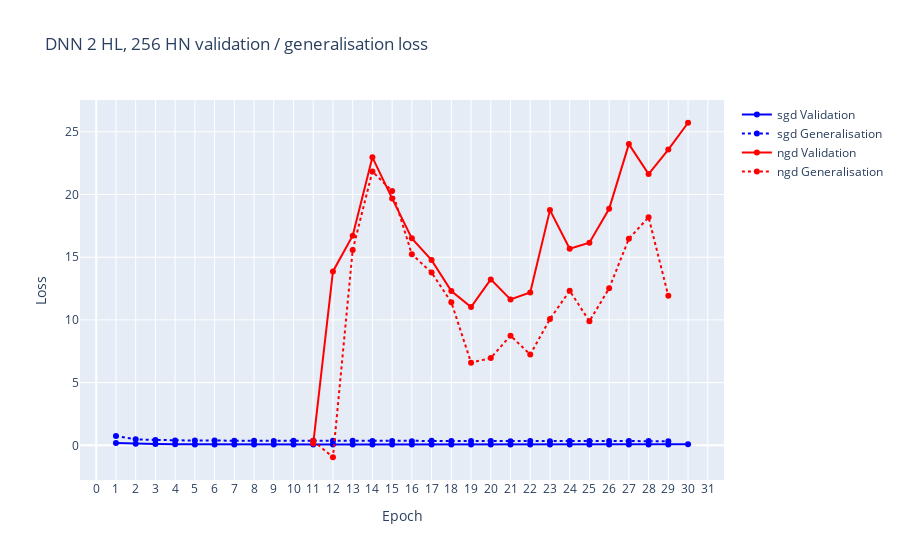

The cell this chart's notebook holds for it:
### Code cell
# Visualise generalisation loss vs. testing loss for each model

train_gen_figs = {}
for title in models.keys():
    train_gen_fig = go.Figure()
    color_index = 0
    for optim in optimizers:
        color = color_cycle[color_index % len(color_cycle)]
        color_index += 1
        train_gen_fig.add_trace(go.Scatter(
            x=epochs,
            y=val_losses[title][optim][1:],
            mode="lines+markers",
            name=f"{optim} Validation",
            line=dict(color=color),
        ))
        train_gen_fig.add_trace(go.Scatter(
            x=epochs,
            y=gen_losses[title][optim][1:],
            mode="lines+markers",
            name=f"{optim} Generalisation",
            line=dict(color=color, dash="dot"),
        ))
    train_gen_fig.update_layout(
        title=f"{title} validation / generalisation loss",
        xaxis_title="Epoch",
        yaxis_title="Loss",
        xaxis=dict(
            tickmode='linear',
            tick0=0,
            dtick=1,
        ),
        yaxis_type="linear",
    )
    train_gen_figs[title] = train_gen_fig
    train_gen_fig.show()

### Figure 1 — Plotly figure (JSON) as saved in the notebook; plotly's stock layout.template omitted (floating-point values rounded to 4 significant figures)
{"data": [{"line": {"color": "rgb(0, 0, 255)"}, "mode": "lines+markers", "name": "sgd Validation", "type": "scatter", "x": [1, 2, 3, 4, 5, 6, 7, 8, 9, 10, 11, 12, 13, 14, 15, 16, 17, 18, 19, 20, 21, 22, 23, 24, 25, 26, 27, 28, 29, 30], "y": [0.1815, 0.118, 0.09502, 0.08326, 0.07446, 0.06893, 0.06979, 0.06911, 0.06515, 0.07272, 0.06456, 0.06216, 0.06572, 0.06748, 0.06476, 0.06791, 0.06695, 0.06681, 0.06874, 0.06961, 0.06951, 0.07097, 0.07038, 0.07167, 0.07215, 0.07234, 0.07283, 0.07404, 0.07364, 0.07464]}, {"line": {"color": "rgb(0, 0, 255)", "dash": "dot"}, "mode": "lines+markers", "name": "sgd Generalisation", "type": "scatter", "x": [1, 2, 3, 4, 5, 6, 7, 8, 9, 10, 11, 12, 13, 14, 15, 16, 17, 18, 19, 20, 21, 22, 23, 24, 25, 26, 27, 28, 29, 30], "y": [0.7351, 0.4758, 0.4299, 0.3864, 0.3793, 0.3745, 0.3629, 0.3654, 0.3509, 0.3543, 0.3671, 0.3598, 0.3579, 0.3535, 0.3505, 0.3318, 0.3571, 0.3411, 0.348, 0.3495, 0.3289, 0.3505, 0.3224, 0.3464, 0.3425, 0.3511, 0.3427, 0.3391, 0.3181]}, {"line": {"color": "rgb(255, 0, 0)"}, "mode": "lines+markers", "name": "ngd Validation", "type": "scatter", "x": [1, 2, 3, 4, 5, 6, 7, 8, 9, 10, 11, 12, 13, 14, 15, 16, 17, 18, 19, 20, 21, 22, 23, 24, 25, 26, 27, 28, 29, 30], "y": [null, null, null, null, null, null, null, null, null, null, 0.1348, 13.86, 16.71, 22.96, 19.68, 16.5, 14.77, 12.31, 11.03, 13.23, 11.63, 12.19, 18.75, 15.67, 16.16, 18.86, 24.02, 21.63, 23.59, 25.72]}, {"line": {"color": "rgb(255, 0, 0)", "dash": "dot"}, "mode": "lines+markers", "name": "ngd Generalisation", "type": "scatter", "x": [1, 2, 3, 4, 5, 6, 7, 8, 9, 10, 11, 12, 13, 14, 15, 16, 17, 18, 19, 20, 21, 22, 23, 24, 25, 26, 27, 28, 29, 30], "y": [null, null, null, null, null, null, null, null, null, null, 0.3569, -0.9521, 15.58, 21.83, 20.28, 15.23, 13.78, 11.41, 6.592, 6.956, 8.743, 7.239, 10.06, 12.32, 9.896, 12.52, 16.47, 18.18, 11.92]}], "layout": {"title": {"text": "DNN 2 HL, 256 HN validation / generalisation loss"}, "xaxis": {"dtick": 1, "tick0": 0, "tickmode": "linear", "title": {"text": "Epoch"}}, "yaxis": {"title": {"text": "Loss"}, "type": "linear"}}}
